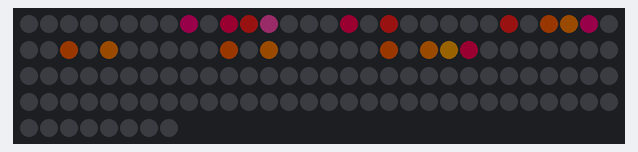
Simulated run of this program. Board: CircuitPython board. Parts: 128 RGB LEDs in strip order, left to right, continuing on the next row. Dim RGB values are drawn brighter than linear.

Above: at 0.46 s.
At 1.07 s:
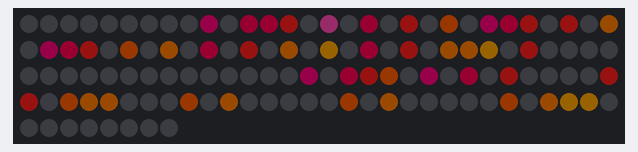
At 1.68 s:
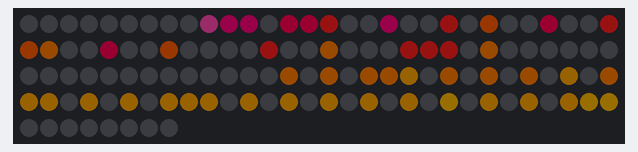
At 3.2 s:
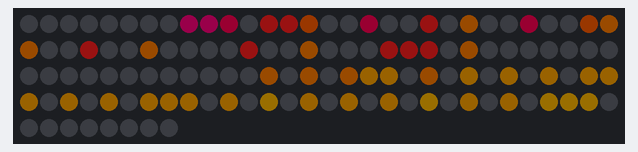
At 4.73 s:
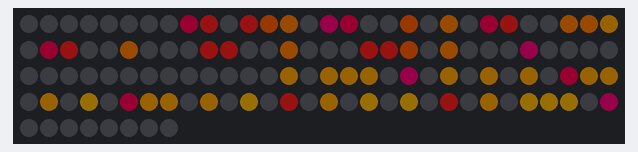
At 6.26 s:
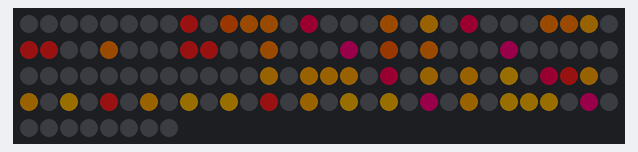

The program:

main.py
```python
import globalvariables

import time
import board
import neopixel

pixpin = board.A3
numpix = 128


strip = neopixel.NeoPixel(pixpin, numpix, brightness=0.1, auto_write=False)


def lookupColor(color,i):
    if color == 0:
        strip[i] = (255,255,255)

    elif color == 10:
        strip[i] = (255,77,175)

    elif color == 11:
        strip[i] = (252,0,128)

    elif color == 12:
        strip[i] = (252,0,83)

    elif color == 13:
        strip[i] = (252,37,37)

    elif color == 14:
        strip[i] = (255,96,0)

    elif color == 15:
        strip[i] = (255,129,0)
# your color 16 did not exist
    elif color == 16:
        strip[i] = (255,163,0)

    elif color == 17:
        strip[i] = (255,186,0)

# ----------------------------------------------------------------------------------------------------
# START DO NOT MODIFY THE CODE BETWEEN THE ---
# ----------------------------------------------------------------------------------------------------


def showMessageMaskD(nextMessage,duration,myMessage,mask,startingPoint):
    # start - show Message
    if globalvariables.myStart == 0:
        globalvariables.myStart = 1
        globalvariables.countToMaxRow = startingPoint
        globalvariables.countToMaxCol = 0


    i = 0
    r = globalvariables.countToMaxRow
    r2 = 0
    while r2 < 8:
        for c in range(globalvariables.countToMaxCol,globalvariables.countToMaxCol+8):
            temp = r % len(myMessage)
            tempC = c % 8
            color = myMessage[temp][tempC]
            if mask[r2][c] == 1:
                lookupColor(color,i)
            else:
                strip[i] = (0,0,0)
            i += 1
        r2 += 1
        r += 1

    r = globalvariables.countToMaxRow
    r2 = 0
    while r2 < 8:
        for c in range(globalvariables.countToMaxCol+8,globalvariables.countToMaxCol+16):
#            temp = r2;
            tempC = c % 16
            temp = r % len(myMessage)
            color = myMessage[temp][tempC]
            if mask[r2][c] == 1:
                lookupColor(color,i)
            else:
                strip[i] = (0,0,0)
            i += 1
        r2 += 1
        r += 1

    strip.write()

    globalvariables.countToMaxCol += 1
    if (globalvariables.countToMaxCol >= len(mask[0])):
        globalvariables.countToMaxCol = 0

    globalvariables.countToMaxRow += 1
    globalvariables.durationCounter += 1
    if globalvariables.durationCounter > duration:
        globalvariables.countToMaxRow = 0
        globalvariables.myStart = 0
        globalvariables.durationCounter = 0
        globalvariables.messageID = nextMessage


# ----------------------------------------------------------------------------------------------------
# END DO NOT MODIFY THE CODE BETWEEN THE ---
# ----------------------------------------------------------------------------------------------------


while True:
    if globalvariables.messageID == 1:
        # Call function - showMessage(nextMessageID, messageDuration, messagecolor, messagemask, start)
        showMessageMaskD(1,25,globalvariables.message4,globalvariables.mask1,0)
    elif globalvariables.messageID == 2:
        # Call function - showMessage(nextMessageID, messageDuration, messagecolor, messagemask, start)
        showMessageMaskD(1,20,globalvariables.message3,globalvariables.mask1,0)
```

Source omitted: balvariables.py (data table, 2179 bytes)

Measured:
- by itself, everything shown: repeats every 7.9 s, in 26 steps
